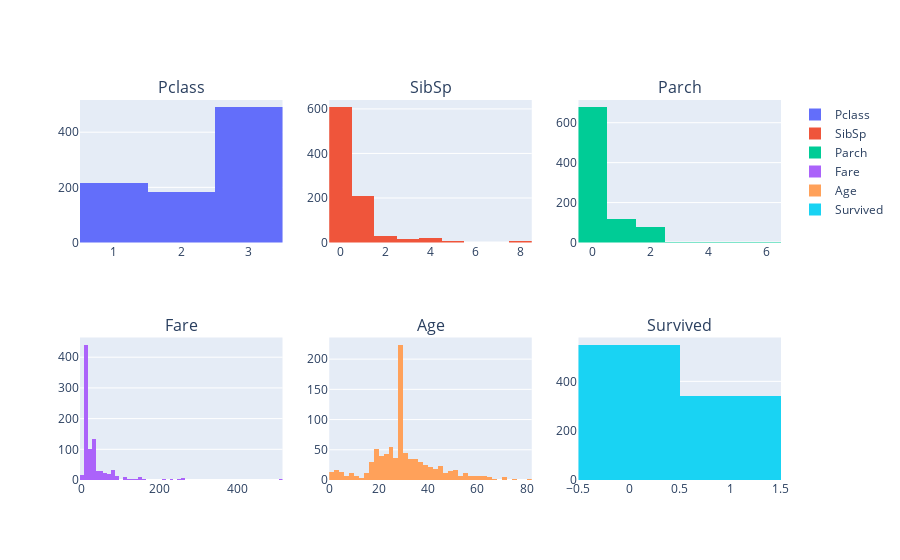

Notebook source saved alongside this figure:
### Code cell
fig = make_subplots(rows=2, cols=3, subplot_titles=numerical)

for i, col in enumerate(numerical):
    fig.add_trace(
        go.Histogram(x=df_visual[col], name=col), 
        row=(i//3)+1, col=(i%3)+1
    )

fig.show()

### Figure 1 — Plotly figure (JSON) as saved in the notebook; plotly's stock layout.template omitted (floating-point values rounded to 4 significant figures; data arrays with more than 128 entries replaced by an {"elided": "..."} marker saying what was removed)
{"data": [{"name": "Pclass", "type": "histogram", "x": {"elided": "891 int values"}, "xaxis": "x", "yaxis": "y"}, {"name": "SibSp", "type": "histogram", "x": {"elided": "891 int values"}, "xaxis": "x2", "yaxis": "y2"}, {"name": "Parch", "type": "histogram", "x": {"elided": "891 int values"}, "xaxis": "x3", "yaxis": "y3"}, {"name": "Fare", "type": "histogram", "x": {"elided": "891 float values"}, "xaxis": "x4", "yaxis": "y4"}, {"name": "Age", "type": "histogram", "x": {"elided": "891 float values"}, "xaxis": "x5", "yaxis": "y5"}, {"name": "Survived", "type": "histogram", "x": {"elided": "891 int values"}, "xaxis": "x6", "yaxis": "y6"}], "layout": {"annotations": [{"font": {"size": 16}, "showarrow": false, "text": "Pclass", "x": 0.1444, "xanchor": "center", "xref": "paper", "y": 1, "yanchor": "bottom", "yref": "paper"}, {"font": {"size": 16}, "showarrow": false, "text": "SibSp", "x": 0.5, "xanchor": "center", "xref": "paper", "y": 1, "yanchor": "bottom", "yref": "paper"}, {"font": {"size": 16}, "showarrow": false, "text": "Parch", "x": 0.8556, "xanchor": "center", "xref": "paper", "y": 1, "yanchor": "bottom", "yref": "paper"}, {"font": {"size": 16}, "showarrow": false, "text": "Fare", "x": 0.1444, "xanchor": "center", "xref": "paper", "y": 0.375, "yanchor": "bottom", "yref": "paper"}, {"font": {"size": 16}, "showarrow": false, "text": "Age", "x": 0.5, "xanchor": "center", "xref": "paper", "y": 0.375, "yanchor": "bottom", "yref": "paper"}, {"font": {"size": 16}, "showarrow": false, "text": "Survived", "x": 0.8556, "xanchor": "center", "xref": "paper", "y": 0.375, "yanchor": "bottom", "yref": "paper"}], "xaxis": {"anchor": "y", "domain": [0, 0.2889]}, "xaxis2": {"anchor": "y2", "domain": [0.3556, 0.6444]}, "xaxis3": {"anchor": "y3", "domain": [0.7111, 1]}, "xaxis4": {"anchor": "y4", "domain": [0, 0.2889]}, "xaxis5": {"anchor": "y5", "domain": [0.3556, 0.6444]}, "xaxis6": {"anchor": "y6", "domain": [0.7111, 1]}, "yaxis": {"anchor": "x", "domain": [0.625, 1]}, "yaxis2": {"anchor": "x2", "domain": [0.625, 1]}, "yaxis3": {"anchor": "x3", "domain": [0.625, 1]}, "yaxis4": {"anchor": "x4", "domain": [0, 0.375]}, "yaxis5": {"anchor": "x5", "domain": [0, 0.375]}, "yaxis6": {"anchor": "x6", "domain": [0, 0.375]}}}
